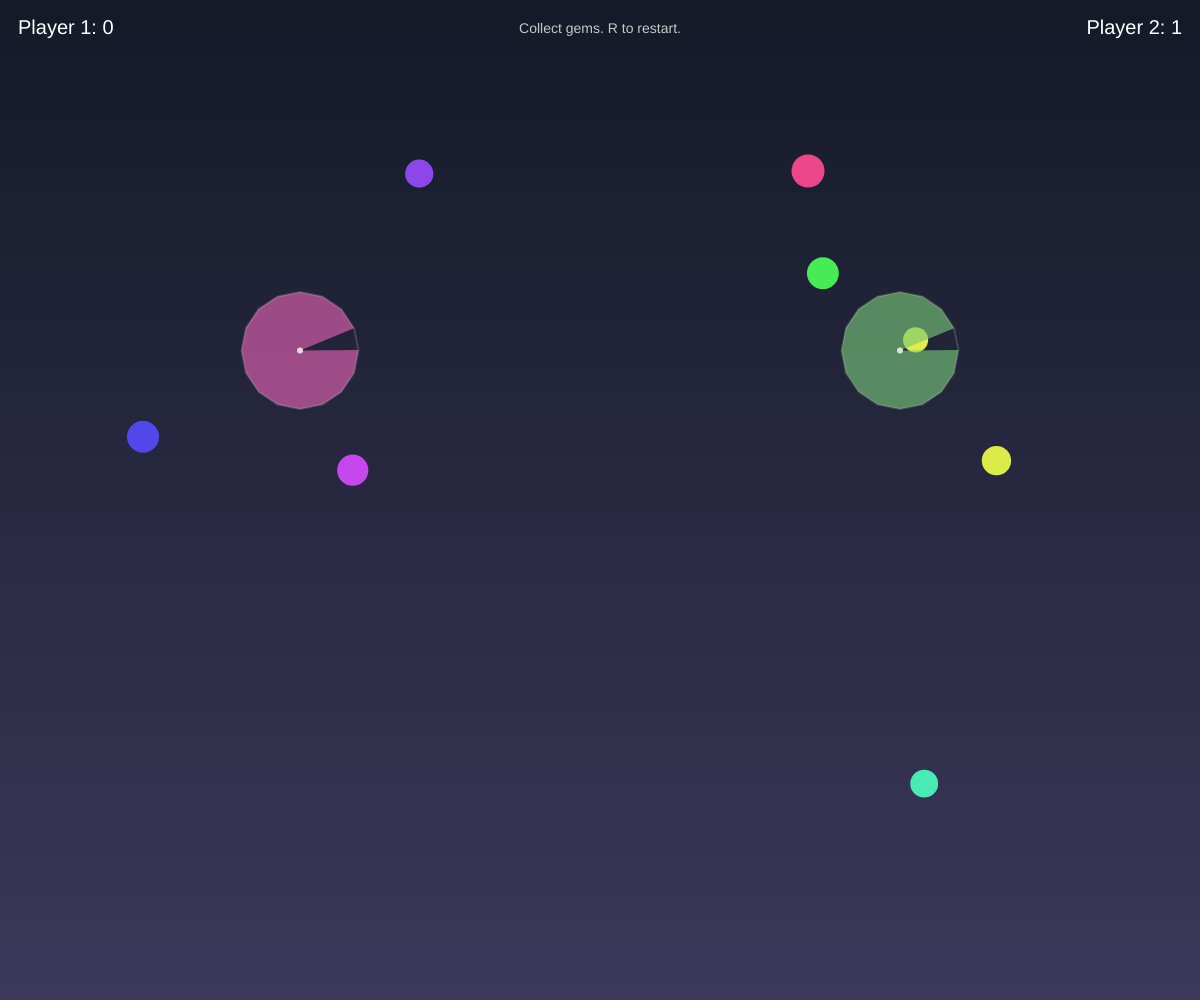
Frame 1 (no input)
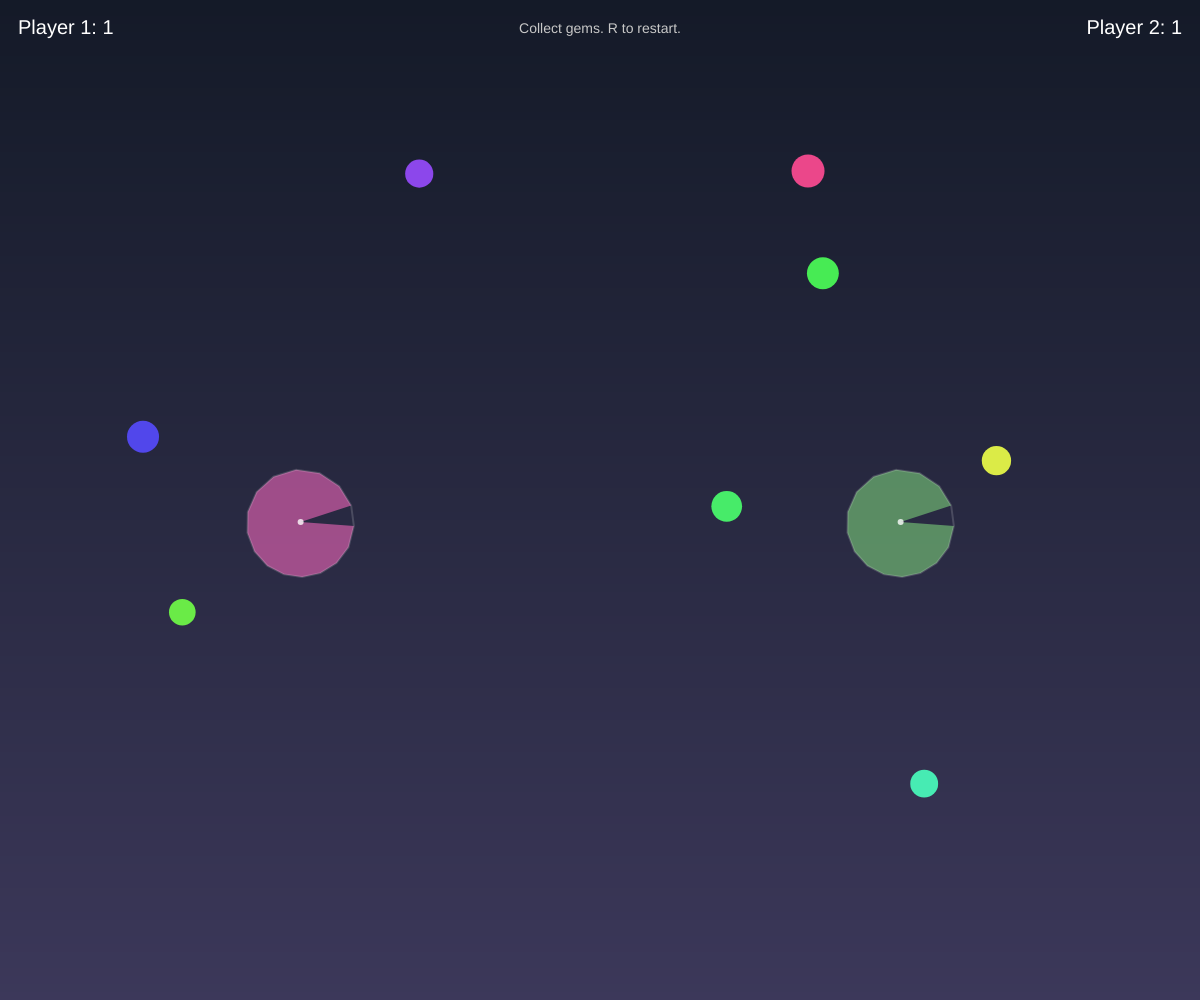
Frame 60 (no input)
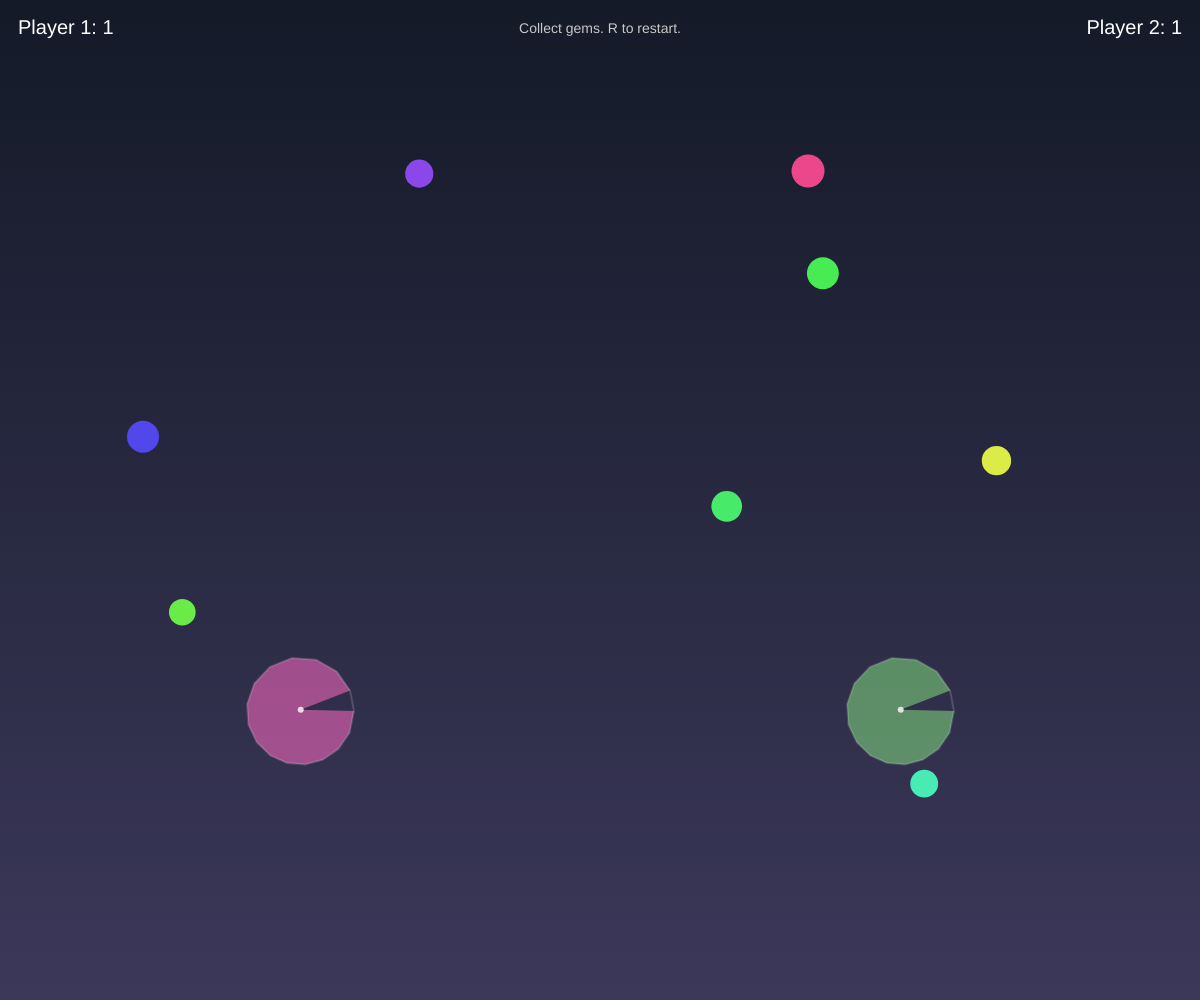
Frame 120 (the mouse pressed at the canvas centre since frame 60)

The p5.js sketch that drew these frames (run headless with seeded random() and noise() and a simulated clock; from frame 60 on, the mouse is pressed at the canvas centre):

// p5.js sketch
// ── sketch.js
// --- START OF FILE sketch.js ---

// --- Game Configuration ---
const GRAVITY_FORCE = 0.1;
const THRUST_FORCE = 0.16;
const LIFT_FACTOR = 0.012;
const TURN_SPEED = 2.5; // Base turn speed
const DAMPING_FACTOR = 0.985; // Base air drag
const GROUND_FRICTION = 0.95;
const BULLET_SPEED = 10;
const SHOOT_COOLDOWN_FRAMES = 18; // Base cooldown
const RESPAWN_DELAY_FRAMES = 120;
const BALLOON_RESPAWN_FRAMES = 360;
const MAX_CLOUDS = 5;
const CLOUD_BASE_SPEED = 0.3;
const MIN_TAKEOFF_SPEED = 1.8;
const MAX_LANDING_SPEED = 2.5; // Speed above which crash might occur (unless Trampoline)
const MAX_PARTICLES = 250;
const PLANE_COLLISION_THRESHOLD_FACTOR = 0.8; // Multiplier for combined radii
const STALL_ANGLE_THRESHOLD = -70;
const STALL_RECOVERY_ANGLE = -50;
const STALL_EFFECT_FACTOR = 0.2;
const MAX_SPEED_FOR_SOUND = 8;
const PROPELLER_BLUR_COLOR = [100, 100, 100, 150];
const PROPELLER_STOPPED_COLOR = [0];
const PLANE_BASE_SIZE = 22; // Define fixed plane size



// ==========================
// --- BubbleProjectile Class --- (No changes needed)
// ==========================
class BubbleProjectile { // Unchanged from previous version
    constructor(x, y, angle, ownerId) { this.position = createVector(x, y); this.velocity = p5.Vector.fromAngle(radians(angle), BUBBLE_SPEED); this.ownerId = ownerId; this.size = 25; this.life = 240; this.wobbleOffset = random(100); this.wobbleMagnitude = this.size * 0.05; }
    update() { this.velocity.y -= GRAVITY_FORCE * 0.05; this.velocity.mult(0.995); this.position.add(this.velocity); this.life--; }
    display() { push(); translate(this.position.x, this.position.y); let wobbleX = sin(frameCount * 3 + this.wobbleOffset) * this.wobbleMagnitude; let wobbleY = cos(frameCount * 2.5 + this.wobbleOffset * 1.2) * this.wobbleMagnitude; let currentSize = this.size * (1 + sin(frameCount + this.wobbleOffset) * 0.03); noFill(); strokeWeight(2.5); stroke(BUBBLE_STROKE_COLOR[0],BUBBLE_STROKE_COLOR[1],BUBBLE_STROKE_COLOR[2], BUBBLE_STROKE_COLOR[3]); ellipse(wobbleX, wobbleY, currentSize, currentSize); fill(BUBBLE_FILL_COLOR[0],BUBBLE_FILL_COLOR[1],BUBBLE_FILL_COLOR[2], BUBBLE_FILL_COLOR[3]); noStroke(); ellipse(wobbleX, wobbleY, currentSize, currentSize); noFill(); stroke(255, 255, 255, 150); strokeWeight(1.5); arc(wobbleX - currentSize * 0.2, wobbleY - currentSize * 0.2, currentSize * 0.6, currentSize * 0.6, 150, 300); pop(); }
    isOffscreen() { return (this.life <= 0 || this.position.x < -this.size * 2 || this.position.x > width + this.size * 2 || this.position.y < -this.size * 2 || this.position.y > height + this.size); }
    checkCollision(target, targetIsBalloon = false) { // Uses target.size for planes
        if (!target || typeof target.isAlive === 'undefined' || !target.isAlive) return false;
        if (target instanceof Plane && (target.id === this.ownerId || target.respawnTimer > 0)) return false;
        if (!target.position || typeof target.position.x === 'undefined') return false;
        let targetRadius;
        if (targetIsBalloon) { if (typeof target.radius === 'undefined') return false; targetRadius = target.radius; }
        else { if (typeof target.size === 'undefined') return false; targetRadius = target.size * 0.8; } // Use fixed plane size
        let distanceSq = (this.position.x - target.position.x)**2 + (this.position.y - target.position.y)**2;
        let radiiSq = (targetRadius + this.size / 2)**2;
        return distanceSq < radiiSq;
    }
    hitEffect(plane) { plane.hit(false, this); } // Let plane.hit handle the bubbling logic
    checkCollisionHut(hutObj) { return false; }
}

// =====================
// --- Cloud Class --- (Unchanged)
// =====================
 class Cloud { constructor() { this.pos = createVector(0,0); this.vel = createVector(0,0); this.size = 100; this.puffOffsets = []; this.numPuffs = 7; this.opacity = 200; this.speedFactor = 1; this.direction = 1; this.reset(); this.pos.x = random(width); } reset() { this.direction = random() < 0.5 ? -1 : 1; this.size = random(100, 190); let startX = this.direction > 0 ? -this.size * 1.5 : width + this.size * 1.5; this.pos = createVector(startX, random(height * 0.1, height * 0.6)); this.speedFactor = random(0.5, 1.5); this.vel = createVector(CLOUD_BASE_SPEED * this.direction * this.speedFactor, 0); this.numPuffs = floor(random(6, 12)); this.puffOffsets = []; for (let i = 0; i < this.numPuffs; i++) { let puffX = random(-this.size * 0.7, this.size * 0.7); let puffY = random(-this.size * 0.3, this.size * 0.3); let puffR = random(this.size * 0.4, this.size * 0.9) * random(0.8, 1.2); this.puffOffsets.push({ x: puffX, y: puffY, r: puffR }); } this.opacity = random(190, 240); } update() { this.pos.add(this.vel); if ( (this.vel.x > 0 && this.pos.x - this.size * 1.5 > width) || (this.vel.x < 0 && this.pos.x + this.size * 1.5 < 0) ) { this.reset(); } if (this.pos.y < -this.size || this.pos.y > height + this.size) { this.reset(); } } display() { push(); noStroke(); translate(this.pos.x, this.pos.y); fill(CLOUD_SHADOW[0], CLOUD_SHADOW[1], CLOUD_SHADOW[2], this.opacity * 0.6); ellipse(0, this.size * 0.25, this.size * 1.3, this.size * 0.7); fill(CLOUD_COLOR[0], CLOUD_COLOR[1], CLOUD_COLOR[2], this.opacity); for (let puff of this.puffOffsets) { ellipse(puff.x, puff.y, puff.r, puff.r * 0.85); } pop(); } }

// ==========================
// --- Hot Air Balloon Class --- (Unchanged)
// ==========================
class Balloon { constructor(x, y) { this.basePos = createVector(x, y); this.pos = this.basePos.copy(); this.position = this.pos; this.bobbleOffset = 0; this.bobbleSpeed = 0.6; this.driftSpeed = random(0.1, 0.3) * (random() > 0.5 ? 1 : -1); this.radius = 30; this.visualRadius = 30; this.basketSize = { w: 25, h: 18 }; this.ropeLength = 25; this.isAlive = true; this.respawnTimer = 0; }
    update() { if (this.respawnTimer > 0) { this.respawnTimer--; if (this.respawnTimer <= 0) { this.respawn(); } return; } if (!this.isAlive) return; this.bobbleOffset = sin(frameCount * this.bobbleSpeed) * 6; this.basePos.x += this.driftSpeed; if (this.driftSpeed > 0 && this.basePos.x > width + this.visualRadius * 2) { this.basePos.x = -this.visualRadius * 2; } else if (this.driftSpeed < 0 && this.basePos.x < -this.visualRadius * 2) { this.basePos.x = width + this.visualRadius * 2; } this.pos.y = this.basePos.y + this.bobbleOffset; this.pos.x = this.basePos.x; }
    display() { if (this.respawnTimer > 0 && !this.isAlive) { if (floor(this.respawnTimer / 8) % 2 !== 0) { return; } } else if (!this.isAlive && this.respawnTimer <= 0) { return; } push(); translate(this.pos.x, this.pos.y); noStroke(); let basketTopY = this.visualRadius * 0.8 + this.ropeLength; let basketBottomY = basketTopY + this.basketSize.h; let basketCenterX = 0; stroke(BALLOON_ROPE); strokeWeight(1.5); line(basketCenterX - this.basketSize.w * 0.4, basketTopY, -this.visualRadius * 0.5, this.visualRadius * 0.7); line(basketCenterX + this.basketSize.w * 0.4, basketTopY, this.visualRadius * 0.5, this.visualRadius * 0.7); line(basketCenterX, basketTopY - 3, 0, this.visualRadius * 0.8); fill(BALLOON_BASKET); rect(basketCenterX, basketTopY + this.basketSize.h / 2, this.basketSize.w, this.basketSize.h, 3); fill(BALLOON_BASKET[0]*0.8, BALLOON_BASKET[1]*0.8, BALLOON_BASKET[2]*0.8); rect(basketCenterX, basketTopY + 2, this.basketSize.w, 4, 2); stroke(BALLOON_BASKET[0]*0.7, BALLOON_BASKET[1]*0.7, BALLOON_BASKET[2]*0.7, 180); strokeWeight(1); for(let i = 1; i < 4; i++){ line(basketCenterX - this.basketSize.w/2, basketTopY + i * (this.basketSize.h/4), basketCenterX + this.basketSize.w/2, basketTopY + i*(this.basketSize.h/4)); } for(let i = 1; i < 5; i++){ line(basketCenterX - this.basketSize.w/2 + i*(this.basketSize.w/5), basketTopY, basketCenterX - this.basketSize.w/2 + i*(this.basketSize.w/5), basketBottomY); } noStroke(); let numPanels = BALLOON_COLORS.length * 2; for (let i = 0; i < numPanels; i++) { fill(BALLOON_COLORS[i % BALLOON_COLORS.length]); arc(0, 0, this.visualRadius * 2.1, this.visualRadius * 2.3, i * (360.0 / numPanels) - 90 - (360.0/numPanels)*0.1, (i + 1) * (360.0 / numPanels) - 90 + (360.0/numPanels)*0.1, PIE); } noFill(); stroke(255, 255, 255, 30); strokeWeight(this.visualRadius * 0.5); arc(0,0, this.visualRadius*1.8, this.visualRadius*2.0, -150, -30); stroke(0, 0, 0, 40); strokeWeight(this.visualRadius * 0.6); arc(0,0, this.visualRadius*1.8, this.visualRadius*2.0, 30, 150); pop(); noStroke(); }
    hit() { if (!this.isAlive) return; this.isAlive = false; this.respawnTimer = BALLOON_RESPAWN_FRAMES; createExplosion(this.pos.x, this.pos.y, 25, EXPLOSION_COLORS.slice(0, 3).concat([BALLOON_BASKET])); let powerUpType = random(POWERUP_TYPES); let newPowerUp = new PowerUp(this.pos.x, this.pos.y, powerUpType); powerUps.push(newPowerUp); if(audioStarted && soundNodesStarted && powerUpSpawnSound && explosionNoise) { powerUpSpawnSound.play(explosionNoise); } }
    respawn() { this.isAlive = true; this.basePos.x = random(width * 0.1, width * 0.9); this.basePos.y = random(height * 0.15, height * 0.55); this.driftSpeed = random(0.1, 0.3) * (random() > 0.5 ? 1 : -1); this.pos = this.basePos.copy(); this.position = this.pos; this.bobbleOffset = 0; }
 }

// =======================
// --- Particle Class --- (Unchanged)
// =======================
 class Particle { constructor(x, y, baseColor) { this.pos = createVector(x, y); let angle = random(360); let speed = random(1, 5); this.vel = p5.Vector.fromAngle(radians(angle), speed); this.vel.y += random(-0.5, 0.5); this.lifespan = random(30, 70); this.baseColor = color(baseColor); this.size = random(4, 12); this.decay = random(0.88, 0.96); this.gravity = 0.05; } update() { this.pos.add(this.vel); this.vel.mult(0.95); this.vel.y += this.gravity; this.lifespan -= 1; this.size *= this.decay; } display() { push(); noStroke(); let currentAlpha = map(this.lifespan, 0, 50, 0, alpha(this.baseColor)); fill(red(this.baseColor), green(this.baseColor), blue(this.baseColor), max(0, currentAlpha)); ellipse(this.pos.x, this.pos.y, this.size, this.size); pop(); } isDead() { return this.lifespan <= 0 || this.size < 1; } }

// ==============================
// --- RainbowParticle Class --- (Unchanged)
// ==============================
class RainbowParticle { constructor(x, y, assignedColor) { this.pos = createVector(x, y); this.vel = p5.Vector.random2D().mult(random(0.1, 0.4)); this.vel.y -= random(0.05, 0.15); this.lifespan = RAINBOW_TRAIL_PARTICLE_LIFESPAN; this.initialLifespan = this.lifespan; this.baseColor = color(assignedColor); this.size = random(3, 7); this.gravity = 0.01; } update() { this.pos.add(this.vel); this.vel.mult(0.97); this.vel.y += this.gravity; this.lifespan -= 1; } display() { push(); noStroke(); let currentAlpha = map(this.lifespan, 0, this.initialLifespan, 0, alpha(this.baseColor)); let shimmer = sin(frameCount * 5 + this.pos.x * 0.1) * 0.1 + 0.95; fill(red(this.baseColor) * shimmer, green(this.baseColor) * shimmer, blue(this.baseColor) * shimmer, max(0, currentAlpha)); ellipse(this.pos.x, this.pos.y, this.size, this.size); pop(); } isDead() { return this.lifespan <= 0; } }

// ===============================================
// --- Helper Function to Create Explosions --- (Unchanged)
// ===============================================
 function createExplosion(x, y, count, colors, isBomb = false) { if (audioStarted && soundNodesStarted) { if (isBomb && bombExplosionSoundEnv && bombExplosionNoise) { bombExplosionSoundEnv.play(bombExplosionNoise); } else if (!isBomb && explosionSoundEnv && explosionNoise) { explosionSoundEnv.play(explosionNoise); } } if (particles.length > MAX_PARTICLES) return; for (let i = 0; i < count; i++) { let chosenColor = random(colors); if (particles.length < MAX_PARTICLES) { particles.push(new Particle(x, y, chosenColor)); } else { break; } } }

// ==========================
// --- PowerUp Class --- (Added Cloud Disguise display)
// ==========================
class PowerUp { constructor(x, y, type) { this.position = createVector(x, y); this.velocity = createVector(random(-0.5, 0.5), POWERUP_FALL_SPEED); this.type = type; this.color = color(POWERUP_COLORS[type] || [255, 255, 255]); this.size = POWERUP_SIZE; this.lifespan = POWERUP_DURATION_FRAMES * 1.5; this.rotation = 0; this.rotationSpeed = random(-2, 2); }
    update() { this.position.add(this.velocity); this.velocity.y += GRAVITY_FORCE * 0.2; this.velocity.mult(0.99); this.lifespan--; this.rotation += this.rotationSpeed; if (this.position.y > GROUND_Y - this.size / 2) { this.position.y = GROUND_Y - this.size / 2; this.velocity.y *= -0.4; this.velocity.x *= 0.8; } }
    display() { push(); translate(this.position.x, this.position.y); rotate(this.rotation); stroke(0); strokeWeight(2); fill(this.color); let s = this.size;
        if (this.type === 'RapidFire') { for (let i = 0; i < 4; i++) { rect(0, 0, s * 0.3, s * 0.8, 2); rotate(45); } fill(255,255,255); noStroke(); ellipse(0,0, s*0.3, s*0.3); }
        else if (this.type === 'SpeedBoost') { beginShape(); vertex(0, -s * 0.6); vertex(s * 0.5, 0); vertex(0, s * 0.2); vertex(-s * 0.5, 0); endShape(CLOSE); stroke(255,255,255, 150); strokeWeight(1.5); line(0, -s*0.2, 0, s*0.5); line(-s*0.2, s*0.1, -s*0.2, s*0.6); line(s*0.2, s*0.1, s*0.2, s*0.6); }
        else if (this.type === 'Shield') { ellipse(0, 0, s, s); fill(255, 255, 255, 180); noStroke(); ellipse(0, 0, s * 0.6, s * 0.6); }
        else if (this.type === 'TripleShot') { let w = s * 0.2; let h = s * 0.5; let spacing = w * 1.5; rect(-spacing, 0, w, h, 1); rect(0, 0, w, h, 1); rect(spacing, 0, w, h, 1); }
        else if (this.type === 'Bomb') { ellipse(0, 0, s, s); fill(0); noStroke(); ellipse(0, 0, s*1.05, s*1.05); fill(this.color); ellipse(0, 0, s, s); stroke(255, 200, 0); strokeWeight(2.5); noFill(); arc(0, -s * 0.4, s*0.4, s*0.4, 180, 300); fill(255, 50, 0); noStroke(); ellipse(s*0.2*cos(300), -s*0.4 + s*0.2*sin(300), 4, 4); }
        else if (this.type === 'Trampoline') { noFill(); strokeWeight(3); arc(0, s*0.1, s*0.8, s*0.6, 180, 360); line(-s*0.4, s*0.1, -s*0.5, s*0.4); line(s*0.4, s*0.1, s*0.5, s*0.4); line(-s*0.5, s*0.4, s*0.5, s*0.4); }
        else if (this.type === 'ChickenLauncher') { fill(CHICKEN_BODY_COLOR); ellipse(0, s*0.1, s*0.8, s*0.6); ellipse(s*0.3, -s*0.1, s*0.4, s*0.3); fill(CHICKEN_ACCENT_COLOR); rect(s*0.25, -s*0.3, s*0.15, s*0.1, 1); }
        else if (this.type === 'BubbleGun') { ellipse(0, 0, s, s); noFill(); stroke(255, 255, 255, 150); strokeWeight(1.5); arc(-s*0.2, -s*0.2, s*0.5, s*0.5, 150, 300); }
        else if (this.type === 'ReverseGun') { beginShape(); vertex(s*0.4, 0); vertex(-s*0.1, -s*0.3); vertex(-s*0.1, s*0.3); endShape(CLOSE); rect(-s*0.3, 0, s*0.3, s*0.2); }
        else if (this.type === 'RainbowTrail') { noFill(); strokeWeight(s * 0.15); for(let i=0; i<RAINBOW_COLORS.length; i++) { stroke(RAINBOW_COLORS[i]); arc(0,0, s*0.8, s*0.8, -90 + i*(180/RAINBOW_COLORS.length), -90 + (i+1)*(180/RAINBOW_COLORS.length)); } }
        // --- Cloud Disguise Powerup Item Display ---
        else if (this.type === 'CloudDisguise') {
            noStroke();
            let c = this.color;
            fill(c.levels[0], c.levels[1], c.levels[2], 200); // Use the light gray-blue
            // Draw a few simple overlapping ellipses to represent a cloud
            ellipse(0, 0, s * 0.9, s * 0.7);
            ellipse(-s * 0.35, s * 0.15, s * 0.6, s * 0.5);
            ellipse(s * 0.35, s * 0.1, s * 0.7, s * 0.6);
            // Optional: Add a subtle highlight
            fill(255, 255, 255, 80);
            ellipse(s*0.1, -s*0.1, s*0.4, s*0.3);
        }
        else { rect(0, 0, s, s); } // Default box
        pop(); noStroke(); }
    isOffscreen() { return this.lifespan <= 0 || this.position.y > height + this.size * 2; }
    checkCollision(plane) { // Uses fixed plane.size
        if (!plane || !plane.isAlive || plane.respawnTimer > 0 || typeof plane.size === 'undefined' || typeof plane.position === 'undefined') return false;
        // Collision uses plane's actual size, not visual disguise size
        let distanceSq = (this.position.x - plane.position.x)**2 + (this.position.y - plane.position.y)**2;
        let radiiSq = (plane.size * 0.8 + this.size / 2)**2; // Use fixed plane size
        return distanceSq < radiiSq;
    }
}


// ==========================
// --- Bomb Class --- (No changes needed)
// ==========================
class Bomb {
    constructor(x, y, ownerId, planeVelocity) { this.position = createVector(x, y); this.velocity = planeVelocity.copy().mult(0.5); this.velocity.y += BOMB_DROP_VELOCITY_Y; this.ownerId = ownerId; this.size = 12; this.fuseTimer = BOMB_FUSE_FRAMES; this.rotation = random(360); this.rotationSpeed = random(-1, 1) * (this.velocity.x > 0 ? 1 : -1); }
    update() { this.position.add(this.velocity); this.velocity.y += GRAVITY_FORCE * 1.5; this.velocity.mult(0.985); this.fuseTimer--; this.rotation += this.rotationSpeed; }
    display() { push(); translate(this.position.x, this.position.y); rotate(this.rotation); fill(50); stroke(80); strokeWeight(1); ellipse(0, 0, this.size * 1.2, this.size); fill(90); noStroke(); triangle(-this.size * 0.6, 0, -this.size * 0.9, -this.size * 0.3, -this.size * 0.9, this.size * 0.3); if (floor(this.fuseTimer / max(5, this.fuseTimer * 0.2)) % 2 === 0) { fill(255, 50 + (BOMB_FUSE_FRAMES - this.fuseTimer)*2, 0); ellipse(this.size * 0.5, 0, 4, 4); } pop(); noStroke(); }
    explode(hutObj) { createExplosion(this.position.x, this.position.y, BOMB_EXPLOSION_PARTICLES, BOMB_EXPLOSION_COLORS, true);
        for (let plane of [plane1, plane2]) {
             // Explosion checks use plane's real position/size, ignore disguise
             if (plane.isAlive && typeof plane.size !== 'undefined' && typeof plane.position !== 'undefined') {
                 let distSq = (this.position.x - plane.position.x)**2 + (this.position.y - plane.position.y)**2;
                 let radiusSq = (BOMB_EXPLOSION_RADIUS + plane.size * 0.5)**2;
                 if (distSq < radiusSq) { let hitSuccess = plane.hit(true, null); if (hitSuccess && this.ownerId !== plane.id) { if (plane.id === 1) { score2++; } else { score1++; } } }
             }
        }
        if (hutObj && typeof hutObj.x !== 'undefined') { let hutDistSq = (this.position.x - hutObj.x)**2 + (this.position.y - hutObj.y)**2; let collisionThresholdHut = BOMB_EXPLOSION_RADIUS + max(hutObj.w, hutObj.h) * 0.5; if (!hutObj.destroyed && hutDistSq < collisionThresholdHut * collisionThresholdHut) { destroyHut(hutObj); } else if (hutObj.destroyed && hutDistSq < collisionThresholdHut * collisionThresholdHut) { createExplosion(this.position.x, this.position.y, 10, HUT_RUBBLE_COLORS, true); } } }
    checkCollision(plane) {
        // Direct bomb collision uses plane's real position/size
        if (!plane || !plane.isAlive || plane.respawnTimer > 0 || typeof plane.size === 'undefined' || typeof plane.position === 'undefined') return false;
        let distanceSq = (this.position.x - plane.position.x)**2 + (this.position.y - plane.position.y)**2; let radiiSq = (plane.size * 0.7 + this.size / 2)**2; return distanceSq < radiiSq;
    }
    checkCollisionHut(hutObj) { if (!hutObj || hutObj.destroyed) return false; return (this.position.x > hutObj.x - hutObj.w / 2 && this.position.x < hutObj.x + hutObj.w / 2 && this.position.y > hutObj.y - hutObj.h / 2 && this.position.y < hutObj.y + hutObj.h / 2); }
    checkCollisionGround() { return this.position.y >= GROUND_Y - this.size / 2; }
    isOffscreen() { return (this.fuseTimer < -300 && (this.position.y > height + this.size * 5 || this.position.x < -width || this.position.x > width*2)); }
}

// ===============================
// --- RainDrop Class --- (Unchanged)
// ===============================
class RainDrop { constructor() { this.reset(); } reset() { this.z = random(0.2, 1); this.pos = createVector(random(width * 1.2), random(-height * 0.5, -20)); this.len = map(this.z, 0.2, 1, 4, 12); this.ySpeed = map(this.z, 0.2, 1, 4, 10); this.vel = createVector(0, this.ySpeed); } update() { this.pos.add(this.vel); if (this.pos.y > GROUND_Y + this.len) { this.reset(); } } display() { push(); let alpha = map(this.z, 0.2, 1, 80, 200); let weight = map(this.z, 0.2, 1, 0.5, 1.5); stroke(RAINDROP_COLOR[0], RAINDROP_COLOR[1], RAINDROP_COLOR[2], alpha); strokeWeight(weight); line(this.pos.x, this.pos.y, this.pos.x, this.pos.y + this.len); pop(); noStroke(); } }

// --- END OF FILE sketch.js ---
// ── jelly_sketch.js
// Jelly Miner - 2 Player Soft-Body Demo
// Controls: Player1 W/A/S/D, Player2 Arrow keys. R to restart.

let jellies = [];
let gems = [];
let scores = [0, 0];
const GEM_COUNT = 8;
const GRAVITY = 0.35;
const TIMESTEP = 1;

function setup() {
  createCanvas(windowWidth, windowHeight);
  angleMode(DEGREES);
  noStroke();

  resetGame();
}

function resetGame() {
  jellies = [];
  scores = [0, 0];
  // Create two jellies at left and right
  jellies.push(new Jelly(width * 0.25, height * 0.35, 60, color(230, 100, 180), {up:87,left:65,right:68,down:83})); // WASD
  jellies.push(new Jelly(width * 0.75, height * 0.35, 60, color(120, 200, 120), {up:38,left:37,right:39,down:40})); // arrows

  gems = [];
  for (let i = 0; i < GEM_COUNT; i++) gems.push(randomGem());
}

function randomGem() {
  return {x: random(80, width-80), y: random(120, height-140), r: random(10,16), hue: random(360)};
}

function draw() {
  background(20, 26, 40);
  // subtle gradient
  for (let y=0;y<height;y+=8){
    let t = map(y,0,height,0,1);
    fill(20 + 40*t, 26 + 30*t, 40 + 50*t);
    rect(0,y,width,8);
  }

  // Update and draw gems
  for (let g of gems) {
    push(); translate(g.x, g.y);
    colorMode(HSL);
    fill(g.hue, 80, 60);
    ellipse(0,0,g.r*2.2,g.r*2.2);
    fill(0,0,100,0.9);
    stroke(255,255,255,60);
    strokeWeight(1);
    pop();
    noStroke();
  }

  // Update physics steps (sub-steps for stability)
  let steps = 3;
  for (let s=0;s<steps;s++){
    for (let j of jellies) j.simulate();
    for (let j of jellies) j.applySprings();
  }

  // Draw jellies
  for (let i=0;i<jellies.length;i++){
    jellies[i].display();
    // check gem collection
    for (let gi = gems.length-1; gi>=0; gi--) {
      if (jellies[i].touches(gems[gi])) { scores[i]++; gems.splice(gi,1); gems.push(randomGem()); }
    }
  }

  // Draw UI
  drawUI();
}

function drawUI(){
  fill(255); textSize(20); textAlign(LEFT,TOP);
  text('Player 1: ' + scores[0], 18, 18);
  textAlign(RIGHT,TOP);
  text('Player 2: ' + scores[1], width-18, 18);
  textAlign(CENTER,TOP);
  textSize(14);
  fill(200); text('Collect gems. R to restart.', width/2, 18+4);
}

function keyPressed(){
  if (key === 'r' || key === 'R') resetGame();
  for (let j of jellies) j.keyPressed(keyCode);
}
function keyReleased(){ for (let j of jellies) j.keyReleased(keyCode); }

class Jelly {
  constructor(x,y,r,col,controls){
    this.pos = createVector(x,y);
    this.radius = r;
    this.color = col;
    this.controls = controls;
    // center particle
    this.center = {pos:createVector(x,y), vel:createVector(0,0), mass:1};
    // ring nodes
    this.nodes = [];
    this.nodeCount = 16;
    for (let i=0;i<this.nodeCount;i++){
      let a = map(i,0,this.nodeCount,0,360);
      let px = x + cos(a)*r;
      let py = y + sin(a)*r;
      this.nodes.push({pos:createVector(px,py), vel:createVector(0,0), mass:0.6});
    }
    // springs config
    this.stiffnessRadial = 0.08;
    this.stiffnessStructural = 0.12;
    this.damping = 0.92;
    this.input = {left:false,right:false,up:false,down:false};
  }

  keyPressed(kc){
    if (kc === this.controls.left) this.input.left = true;
    if (kc === this.controls.right) this.input.right = true;
    if (kc === this.controls.up) this.input.up = true;
    if (kc === this.controls.down) this.input.down = true;
  }
  keyReleased(kc){
    if (kc === this.controls.left) this.input.left = false;
    if (kc === this.controls.right) this.input.right = false;
    if (kc === this.controls.up) this.input.up = false;
    if (kc === this.controls.down) this.input.down = false;
  }

  simulate(){
    // apply gravity to all nodes and center
    for (let n of this.nodes){ n.vel.y += GRAVITY * 0.25; }
    this.center.vel.y += GRAVITY * 0.15;

    // player forces applied to center
    let f = createVector(0,0);
    if (this.input.left) f.x -= 0.6;
    if (this.input.right) f.x += 0.6;
    if (this.input.up) f.y -= 0.9;
    if (this.input.down) f.y += 0.3;
    this.center.vel.add(p5.Vector.div(f, this.center.mass));

    // integrate velocities
    this.center.pos.add(p5.Vector.mult(this.center.vel, TIMESTEP));
    this.center.vel.mult(this.damping);
    for (let n of this.nodes){ n.pos.add(p5.Vector.mult(n.vel, TIMESTEP)); n.vel.mult(this.damping); }

    // simple ground collision
    for (let n of this.nodes){ if (n.pos.y > height-24) { n.pos.y = height-24; if (n.vel.y>0) n.vel.y *= -0.3; } if (n.pos.x < 12) { n.pos.x = 12; if (n.vel.x<0) n.vel.x *= -0.3; } if (n.pos.x > width-12) { n.pos.x = width-12; if (n.vel.x>0) n.vel.x *= -0.3; } }
    if (this.center.pos.y > height-40) { this.center.pos.y = height-40; if (this.center.vel.y>0) this.center.vel.y *= -0.35; }
  }

  applySprings(){
    // radial springs: center <-> node
    for (let i=0;i<this.nodeCount;i++){
      let n = this.nodes[i];
      let desired = p5.Vector.sub(n.pos, this.center.pos).normalize().mult(this.radius);
      let target = p5.Vector.add(this.center.pos, desired);
      let diff = p5.Vector.sub(target, n.pos);
      let adjust = p5.Vector.mult(diff, this.stiffnessRadial);
      n.pos.add(adjust);
      // apply equal and opposite to center (weighted by mass)
      this.center.pos.sub(p5.Vector.mult(adjust, 0.5));
      // structural springs between adjacent nodes
      let next = this.nodes[(i+1)%this.nodeCount];
      let curDist = p5.Vector.dist(n.pos, next.pos);
      let rest = 2 * this.radius * sin(180/this.nodeCount * PI/180); // approximate arc
      let delta = p5.Vector.sub(next.pos, n.pos);
      let diffLen = (curDist - rest);
      if (curDist > 0){
        let corr = p5.Vector.mult(delta.normalize(), diffLen * this.stiffnessStructural * 0.5);
        n.pos.add(corr);
        next.pos.sub(corr);
      }
    }
  }

  display(){
    // fill shape using center and nodes
    fill(this.color.levels[0], this.color.levels[1], this.color.levels[2], 160);
    beginShape();
    vertex(this.center.pos.x, this.center.pos.y);
    for (let n of this.nodes) vertex(n.pos.x, n.pos.y);
    endShape(CLOSE);

    // soft outline
    stroke(255,255,255,40); strokeWeight(2);
    noFill(); beginShape(); for (let n of this.nodes) vertex(n.pos.x, n.pos.y); endShape(CLOSE);
    noStroke();

    // small sparkle for center
    fill(255,255,255,200); ellipse(this.center.pos.x, this.center.pos.y, 6,6);
  }

  touches(gem){
    // check if any node or center is close to gem
    let d = dist(this.center.pos.x, this.center.pos.y, gem.x, gem.y);
    if (d < gem.r + this.radius*0.35) return true;
    for (let n of this.nodes){ if (dist(n.pos.x,n.pos.y,gem.x,gem.y) < gem.r + 6) return true; }
    return false;
  }
}

function windowResized(){ resizeCanvas(windowWidth, windowHeight); }

// ── style.css
html, body { height: 100%; margin: 0; }
body {
  margin: 0;
  padding: 0;
  overflow: hidden;
  background: linear-gradient(#0b1226, #10213a);
  color: #fff;
  font-family: -apple-system, BlinkMacSystemFont, "Segoe UI", Roboto, "Helvetica Neue", Arial;
}

canvas { display: block; }
.ui {
  position: absolute; left: 8px; top: 8px; z-index: 10;
}
.title { font-weight: 700; font-size: 18px; margin-bottom: 6px; }
.scores { font-size: 16px; }
.help { position: absolute; right: 8px; top: 8px; font-size: 13px; opacity: 0.85; }
